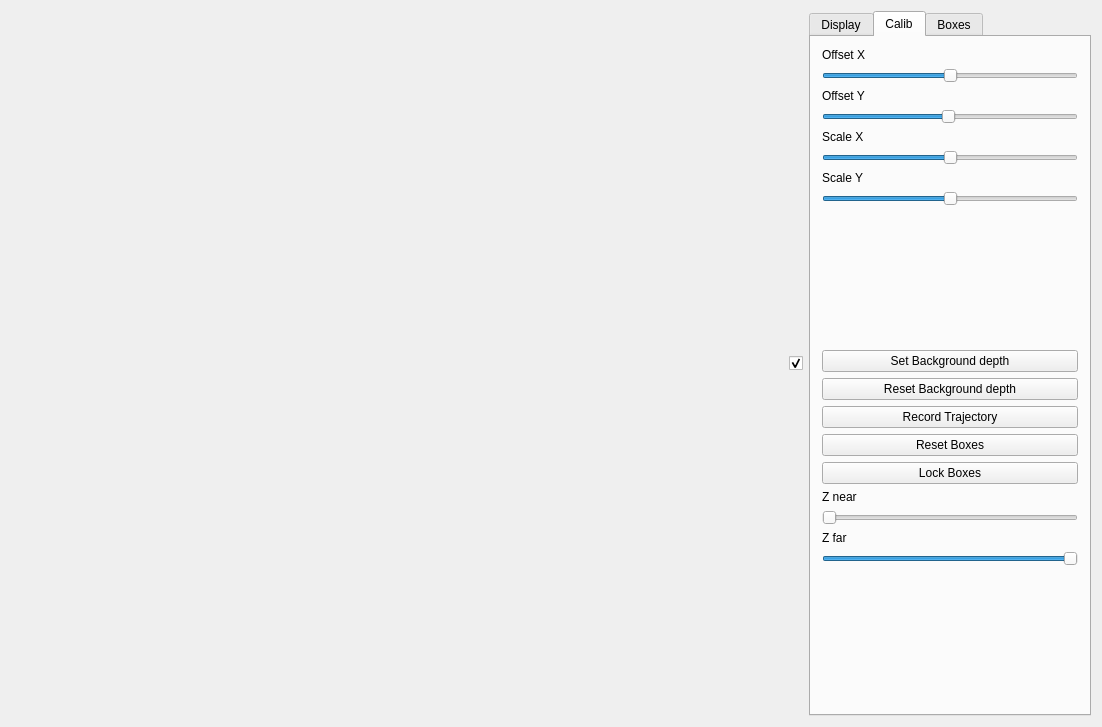
<?xml version="1.0" encoding="UTF-8"?>
<ui version="4.0">
 <class>MainWindow</class>
 <widget class="QMainWindow" name="MainWindow">
  <property name="geometry">
   <rect>
    <x>0</x>
    <y>0</y>
    <width>1102</width>
    <height>727</height>
   </rect>
  </property>
  <property name="windowTitle">
   <string>Navigateur cinématique</string>
  </property>
  <widget class="QWidget" name="centralWidget">
   <layout class="QHBoxLayout" name="horizontalLayout_4">
    <item>
     <layout class="QVBoxLayout" name="verticalLayout">
      <item>
       <layout class="QHBoxLayout" name="layoutForOpenGL">
        <item>
         <spacer name="verticalSpacer">
          <property name="orientation">
           <enum>Qt::Vertical</enum>
          </property>
          <property name="sizeHint" stdset="0">
           <size>
            <width>20</width>
            <height>40</height>
           </size>
          </property>
         </spacer>
        </item>
       </layout>
      </item>
      <item>
       <spacer name="horizontalSpacer">
        <property name="orientation">
         <enum>Qt::Horizontal</enum>
        </property>
        <property name="sizeHint" stdset="0">
         <size>
          <width>40</width>
          <height>20</height>
         </size>
        </property>
       </spacer>
      </item>
     </layout>
    </item>
    <item>
     <widget class="QCheckBox" name="ui_visible">
      <property name="text">
       <string/>
      </property>
      <property name="checked">
       <bool>true</bool>
      </property>
     </widget>
    </item>
    <item>
     <widget class="QTabWidget" name="tabs_tools">
      <property name="sizePolicy">
       <sizepolicy hsizetype="Minimum" vsizetype="Expanding">
        <horstretch>0</horstretch>
        <verstretch>0</verstretch>
       </sizepolicy>
      </property>
      <property name="currentIndex">
       <number>1</number>
      </property>
      <widget class="QWidget" name="tab_display">
       <attribute name="title">
        <string>Display</string>
       </attribute>
       <layout class="QVBoxLayout" name="verticalLayout_5">
        <item>
         <widget class="QGroupBox" name="groupBox">
          <property name="title">
           <string>Background</string>
          </property>
          <property name="flat">
           <bool>false</bool>
          </property>
          <property name="checkable">
           <bool>false</bool>
          </property>
          <property name="checked">
           <bool>false</bool>
          </property>
          <layout class="QVBoxLayout" name="verticalLayout_3">
           <item>
            <widget class="QRadioButton" name="rad_rgb">
             <property name="text">
              <string>RGB Video</string>
             </property>
             <property name="checked">
              <bool>true</bool>
             </property>
            </widget>
           </item>
           <item>
            <widget class="QRadioButton" name="rad_depth">
             <property name="text">
              <string>Depth values</string>
             </property>
            </widget>
           </item>
           <item>
            <widget class="QRadioButton" name="rad_blob">
             <property name="text">
              <string>Blobs</string>
             </property>
            </widget>
           </item>
           <item>
            <widget class="QRadioButton" name="rad_none">
             <property name="text">
              <string>None</string>
             </property>
            </widget>
           </item>
          </layout>
         </widget>
        </item>
        <item>
         <widget class="QCheckBox" name="chk_dots_visible">
          <property name="text">
           <string>Dots visible</string>
          </property>
          <property name="checked">
           <bool>true</bool>
          </property>
         </widget>
        </item>
        <item>
         <widget class="QCheckBox" name="chk_dots_color">
          <property name="text">
           <string>RGB dots</string>
          </property>
          <property name="checked">
           <bool>true</bool>
          </property>
         </widget>
        </item>
        <item>
         <widget class="QCheckBox" name="chk_boxes">
          <property name="text">
           <string>Show boxes</string>
          </property>
          <property name="checked">
           <bool>true</bool>
          </property>
         </widget>
        </item>
        <item>
         <widget class="QPushButton" name="but_deactivate_display">
          <property name="text">
           <string>Désactiver l'affichage</string>
          </property>
          <property name="checkable">
           <bool>true</bool>
          </property>
         </widget>
        </item>
        <item>
         <widget class="QPushButton" name="but_view_reset">
          <property name="text">
           <string>Réinitialisation des vues</string>
          </property>
         </widget>
        </item>
        <item>
         <widget class="Line" name="line">
          <property name="orientation">
           <enum>Qt::Horizontal</enum>
          </property>
         </widget>
        </item>
        <item>
         <widget class="QPushButton" name="but_view_plongeante">
          <property name="text">
           <string>Vue plongeante</string>
          </property>
         </widget>
        </item>
        <item>
         <widget class="QPushButton" name="but_view_reset_4">
          <property name="text">
           <string>Vue de coté</string>
          </property>
         </widget>
        </item>
        <item>
         <widget class="QPushButton" name="but_view_reset_3">
          <property name="text">
           <string>Vue de face</string>
          </property>
         </widget>
        </item>
        <item>
         <spacer name="verticalSpacer_2">
          <property name="orientation">
           <enum>Qt::Vertical</enum>
          </property>
          <property name="sizeHint" stdset="0">
           <size>
            <width>20</width>
            <height>40</height>
           </size>
          </property>
         </spacer>
        </item>
        <item>
         <widget class="Line" name="line_2">
          <property name="orientation">
           <enum>Qt::Horizontal</enum>
          </property>
         </widget>
        </item>
       </layout>
      </widget>
      <widget class="QWidget" name="tab_calibration">
       <attribute name="title">
        <string>Calib</string>
       </attribute>
       <layout class="QVBoxLayout" name="verticalLayout_2">
        <item>
         <widget class="QLabel" name="lbl_offset_x">
          <property name="text">
           <string>Offset X</string>
          </property>
         </widget>
        </item>
        <item>
         <widget class="QSlider" name="sld_offset_x">
          <property name="sizePolicy">
           <sizepolicy hsizetype="Expanding" vsizetype="Fixed">
            <horstretch>0</horstretch>
            <verstretch>0</verstretch>
           </sizepolicy>
          </property>
          <property name="minimumSize">
           <size>
            <width>150</width>
            <height>0</height>
           </size>
          </property>
          <property name="maximum">
           <number>200</number>
          </property>
          <property name="value">
           <number>100</number>
          </property>
          <property name="orientation">
           <enum>Qt::Horizontal</enum>
          </property>
         </widget>
        </item>
        <item>
         <widget class="QLabel" name="lbl_offset_y">
          <property name="text">
           <string>Offset Y</string>
          </property>
         </widget>
        </item>
        <item>
         <widget class="QSlider" name="sld_offset_y">
          <property name="sizePolicy">
           <sizepolicy hsizetype="Expanding" vsizetype="Fixed">
            <horstretch>0</horstretch>
            <verstretch>0</verstretch>
           </sizepolicy>
          </property>
          <property name="minimumSize">
           <size>
            <width>150</width>
            <height>0</height>
           </size>
          </property>
          <property name="maximum">
           <number>200</number>
          </property>
          <property name="value">
           <number>99</number>
          </property>
          <property name="orientation">
           <enum>Qt::Horizontal</enum>
          </property>
         </widget>
        </item>
        <item>
         <widget class="QLabel" name="lbl_scale_x">
          <property name="text">
           <string>Scale X</string>
          </property>
         </widget>
        </item>
        <item>
         <widget class="QSlider" name="sld_scale_x">
          <property name="sizePolicy">
           <sizepolicy hsizetype="Expanding" vsizetype="Fixed">
            <horstretch>0</horstretch>
            <verstretch>0</verstretch>
           </sizepolicy>
          </property>
          <property name="minimumSize">
           <size>
            <width>150</width>
            <height>0</height>
           </size>
          </property>
          <property name="maximum">
           <number>200</number>
          </property>
          <property name="value">
           <number>100</number>
          </property>
          <property name="orientation">
           <enum>Qt::Horizontal</enum>
          </property>
         </widget>
        </item>
        <item>
         <widget class="QLabel" name="lbl_scale_y">
          <property name="text">
           <string>Scale Y</string>
          </property>
         </widget>
        </item>
        <item>
         <widget class="QSlider" name="sld_scale_y">
          <property name="sizePolicy">
           <sizepolicy hsizetype="Expanding" vsizetype="Fixed">
            <horstretch>0</horstretch>
            <verstretch>0</verstretch>
           </sizepolicy>
          </property>
          <property name="minimumSize">
           <size>
            <width>150</width>
            <height>0</height>
           </size>
          </property>
          <property name="maximum">
           <number>200</number>
          </property>
          <property name="value">
           <number>100</number>
          </property>
          <property name="orientation">
           <enum>Qt::Horizontal</enum>
          </property>
         </widget>
        </item>
        <item>
         <spacer name="verticalSpacer_3">
          <property name="orientation">
           <enum>Qt::Vertical</enum>
          </property>
          <property name="sizeHint" stdset="0">
           <size>
            <width>20</width>
            <height>40</height>
           </size>
          </property>
         </spacer>
        </item>
        <item>
         <widget class="QPushButton" name="but_background_depth">
          <property name="text">
           <string>Set Background depth</string>
          </property>
         </widget>
        </item>
        <item>
         <widget class="QPushButton" name="but_reset_background_depth">
          <property name="text">
           <string>Reset Background depth</string>
          </property>
         </widget>
        </item>
        <item>
         <widget class="QPushButton" name="but_record_trajectory">
          <property name="text">
           <string>Record Trajectory</string>
          </property>
          <property name="checkable">
           <bool>true</bool>
          </property>
         </widget>
        </item>
        <item>
         <widget class="QPushButton" name="but_reset_boxes">
          <property name="text">
           <string>Reset Boxes</string>
          </property>
         </widget>
        </item>
        <item>
         <widget class="QPushButton" name="but_lock_boxes">
          <property name="text">
           <string>Lock Boxes</string>
          </property>
          <property name="checkable">
           <bool>true</bool>
          </property>
         </widget>
        </item>
        <item>
         <widget class="QLabel" name="lbl_z_near">
          <property name="text">
           <string>Z near</string>
          </property>
         </widget>
        </item>
        <item>
         <widget class="QSlider" name="sld_z_near">
          <property name="sizePolicy">
           <sizepolicy hsizetype="Expanding" vsizetype="Fixed">
            <horstretch>0</horstretch>
            <verstretch>0</verstretch>
           </sizepolicy>
          </property>
          <property name="minimumSize">
           <size>
            <width>150</width>
            <height>0</height>
           </size>
          </property>
          <property name="maximum">
           <number>1024</number>
          </property>
          <property name="orientation">
           <enum>Qt::Horizontal</enum>
          </property>
         </widget>
        </item>
        <item>
         <widget class="QLabel" name="lbl_z_far">
          <property name="text">
           <string>Z far</string>
          </property>
         </widget>
        </item>
        <item>
         <widget class="QSlider" name="sld_z_far">
          <property name="sizePolicy">
           <sizepolicy hsizetype="Expanding" vsizetype="Fixed">
            <horstretch>0</horstretch>
            <verstretch>0</verstretch>
           </sizepolicy>
          </property>
          <property name="minimumSize">
           <size>
            <width>150</width>
            <height>0</height>
           </size>
          </property>
          <property name="maximum">
           <number>1023</number>
          </property>
          <property name="value">
           <number>1023</number>
          </property>
          <property name="orientation">
           <enum>Qt::Horizontal</enum>
          </property>
         </widget>
        </item>
        <item>
         <spacer name="verticalSpacer_4">
          <property name="orientation">
           <enum>Qt::Vertical</enum>
          </property>
          <property name="sizeHint" stdset="0">
           <size>
            <width>20</width>
            <height>40</height>
           </size>
          </property>
         </spacer>
        </item>
       </layout>
      </widget>
      <widget class="QWidget" name="tab_boxes">
       <attribute name="title">
        <string>Boxes</string>
       </attribute>
       <layout class="QVBoxLayout" name="verticalLayout_4">
        <item>
         <layout class="QHBoxLayout" name="horizontalLayout">
          <item>
           <widget class="QPushButton" name="but_add">
            <property name="text">
             <string>Add</string>
            </property>
           </widget>
          </item>
          <item>
           <widget class="QPushButton" name="pushButton">
            <property name="text">
             <string>Del</string>
            </property>
           </widget>
          </item>
          <item>
           <widget class="QPushButton" name="but_toggle">
            <property name="text">
             <string>Toggle</string>
            </property>
           </widget>
          </item>
         </layout>
        </item>
        <item>
         <widget class="QListWidget" name="lst_boxes">
          <property name="sizePolicy">
           <sizepolicy hsizetype="Fixed" vsizetype="Expanding">
            <horstretch>0</horstretch>
            <verstretch>0</verstretch>
           </sizepolicy>
          </property>
          <property name="minimumSize">
           <size>
            <width>0</width>
            <height>0</height>
           </size>
          </property>
         </widget>
        </item>
        <item>
         <widget class="Line" name="line_3">
          <property name="orientation">
           <enum>Qt::Horizontal</enum>
          </property>
         </widget>
        </item>
        <item>
         <widget class="QComboBox" name="cmb_box_type">
          <item>
           <property name="text">
            <string>SIMPLE_BOX</string>
           </property>
          </item>
          <item>
           <property name="text">
            <string>HSLIDER</string>
           </property>
          </item>
          <item>
           <property name="text">
            <string>TOGGLE_BOX</string>
           </property>
          </item>
         </widget>
        </item>
        <item>
         <layout class="QHBoxLayout" name="horizontalLayout_2">
          <item>
           <widget class="QLabel" name="label_0">
            <property name="text">
             <string>X</string>
            </property>
           </widget>
          </item>
          <item>
           <widget class="QLineEdit" name="edt_box_x">
            <property name="text">
             <string>200</string>
            </property>
           </widget>
          </item>
         </layout>
        </item>
        <item>
         <layout class="QHBoxLayout" name="horizontalLayout_3">
          <item>
           <widget class="QLabel" name="label_2">
            <property name="text">
             <string>Y</string>
            </property>
           </widget>
          </item>
          <item>
           <widget class="QLineEdit" name="edt_box_y">
            <property name="text">
             <string>200</string>
            </property>
           </widget>
          </item>
         </layout>
        </item>
        <item>
         <layout class="QHBoxLayout" name="horizontalLayout_5">
          <item>
           <widget class="QLabel" name="label_3">
            <property name="text">
             <string>Z</string>
            </property>
           </widget>
          </item>
          <item>
           <widget class="QLineEdit" name="edt_box_z">
            <property name="text">
             <string>80</string>
            </property>
           </widget>
          </item>
         </layout>
        </item>
        <item>
         <layout class="QHBoxLayout" name="horizontalLayout_6">
          <item>
           <widget class="QLabel" name="label_4">
            <property name="text">
             <string>width</string>
            </property>
           </widget>
          </item>
          <item>
           <widget class="QLineEdit" name="edt_box_width">
            <property name="text">
             <string>40</string>
            </property>
           </widget>
          </item>
         </layout>
        </item>
        <item>
         <layout class="QHBoxLayout" name="horizontalLayout_7">
          <item>
           <widget class="QLabel" name="label_9">
            <property name="text">
             <string>height</string>
            </property>
           </widget>
          </item>
          <item>
           <widget class="QLineEdit" name="edt_box_height">
            <property name="text">
             <string>40</string>
            </property>
           </widget>
          </item>
         </layout>
        </item>
        <item>
         <layout class="QHBoxLayout" name="horizontalLayout_8">
          <item>
           <widget class="QLabel" name="label_10">
            <property name="text">
             <string>depth</string>
            </property>
           </widget>
          </item>
          <item>
           <widget class="QLineEdit" name="edt_box_depth">
            <property name="text">
             <string>40</string>
            </property>
           </widget>
          </item>
         </layout>
        </item>
        <item>
         <layout class="QHBoxLayout" name="horizontalLayout_11">
          <item>
           <widget class="QLabel" name="label_6">
            <property name="text">
             <string>code UDP</string>
            </property>
           </widget>
          </item>
          <item>
           <widget class="QLineEdit" name="edt_box_udp_code">
            <property name="text">
             <string>0</string>
            </property>
           </widget>
          </item>
         </layout>
        </item>
       </layout>
      </widget>
     </widget>
    </item>
   </layout>
  </widget>
 </widget>
 <layoutdefault spacing="6" margin="11"/>
 <resources/>
 <connections/>
</ui>
